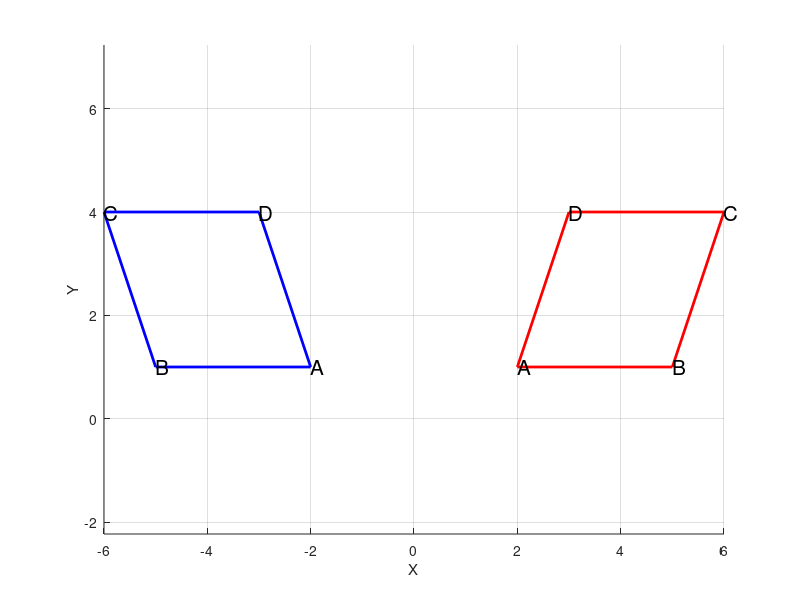
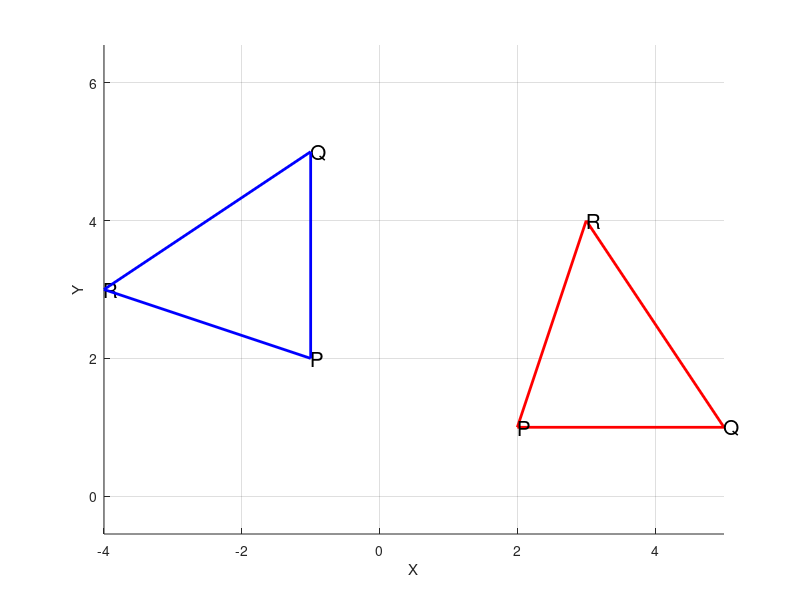

MATLAB code for these plots, in order:
%%Task 1
A = [2;1];
B = [5;1];
C = [6;4];
D = [3;4];

Ry = [-1 0; 0 1];

Ar = Ry * A;
Br = Ry * B;
Cr = Ry * C;
Dr = Ry * D;

figure;
hold on;
grid on;
axis equal;
xlabel('X'); 
ylabel('Y');

x = [A(1) B(1) C(1) D(1) A(1)];
yc = [A(2) B(2) C(2) D(2) A(2)];
plot(x,yc,'r','LineWidth',2);

text(A(1), A(2), 'A', 'FontSize', 15);
text(B(1), B(2), 'B', 'FontSize', 15);
text(C(1), C(2), 'C', 'FontSize', 15);
text(D(1), D(2), 'D', 'FontSize', 15);

xz = [Ar(1) Br(1) Cr(1) Dr(1) Ar(1)];
yz = [Ar(2) Br(2) Cr(2) Dr(2) Ar(2)];
plot(xz,yz,'b','LineWidth',2);

text(Ar(1), Ar(2), 'A', 'FontSize', 15);
text(Br(1), Br(2), 'B', 'FontSize', 15);
text(Cr(1), Cr(2), 'C', 'FontSize', 15);
text(Dr(1), Dr(2), 'D', 'FontSize', 15);

%%Task 2
P = [2;1];
Q = [5;1];
R = [3;4];

Rt = [cos(pi/2) -sin(pi/2); sin(pi/2) cos(pi/2)];

Pz = Rt * P;
Qz = Rt * Q;
Rz = Rt * R;

figure;
hold on;
grid on;
axis equal;
xlabel('X'); 
ylabel('Y');

x = [P(1) Q(1) R(1) P(1)];
y = [P(2) Q(2) R(2) P(2)];

plot(x,y,'r','LineWidth',2);

text(Pz(1), Pz(2), 'P', 'FontSize', 15);
text(Qz(1), Qz(2), 'Q', 'FontSize', 15);
text(Rz(1), Rz(2), 'R', 'FontSize', 15);

xc = [Pz(1) Qz(1) Rz(1) Pz(1)];
yc = [Pz(2) Qz(2) Rz(2) Pz(2)];

plot(xc,yc,'b','LineWidth',2);

text(P(1), P(2), 'P', 'FontSize', 15);
text(Q(1), Q(2), 'Q', 'FontSize', 15);
text(R(1), R(2), 'R', 'FontSize', 15);
